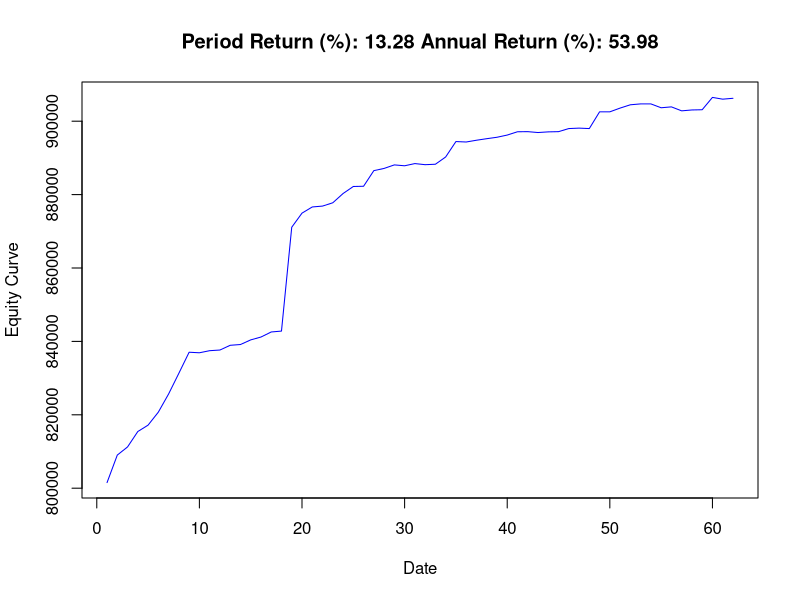
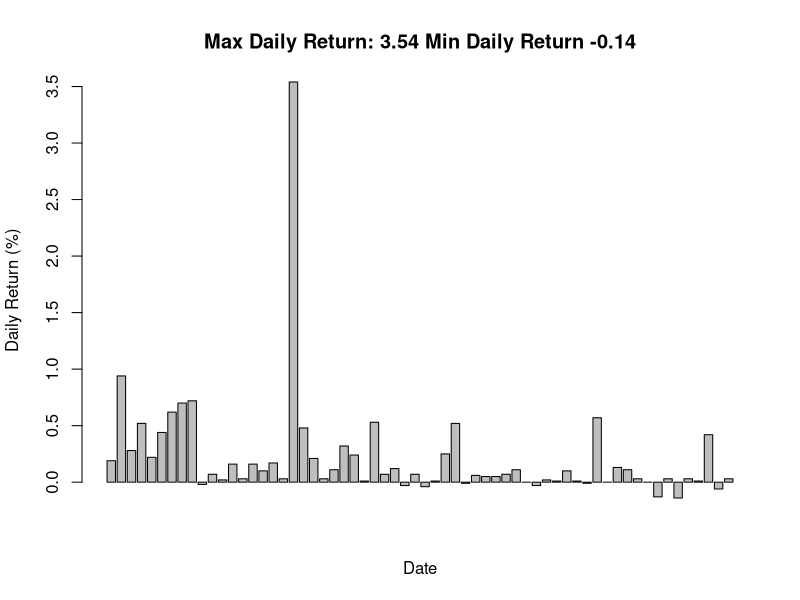

The R source for these figures, in order:
args <- commandArgs(T)
pdf.file <- args[[1]]

pnl.after.commission <- -c(-1530.0, -7500.0, -2220.0, -4200.0, -1740, -3540.0, -4950.0, -5640.0, -5730.0, 150.0, -570.0, -180.0, -1290.0, -210.0, -1260.0, -780.0, -1380.0, -240.0, -28300.0, -3840.0, -1680.0, -240.0, -900.0, -2520.0, -1920.0, -60.0, -4260.0, -600.0, -960.0, 240.0, -600.0, 300.0, -120.0, -1980.0, -4200.0, 120.0, -480.0, -420.0, -390.0, -600.0, -900.0, -30.0, 240.0, -180.0, -60.0, -840.0, -120.0, 120.0, -4560.0, 0, -1020.0, -900.0, -240.0, 0.0, 1050.0, -240.0, 1080.0, -240.0, -60.0, -3360.0, 480.0, -240.0)
cum.pnl.after.commission <- cumsum(pnl.after.commission)

initial <- 800000
equity.curve <- cum.pnl.after.commission + initial

num.days <- length(equity.curve)
first <- initial
last <- equity.curve[num.days]
return.period <- round((last-first) / first * 100, 2)
return.annual <- round(return.period / num.days * 252, 2)

return.after.commission <- round(pnl.after.commission / initial * 100, 2)
return.min <- min(return.after.commission)
return.max <- max(return.after.commission)

pdf(pdf.file)
plot(equity.curve, type="l", col="blue", xlab="Date", ylab="Equity Curve", main=paste("Period Return (%):", return.period, "Annual Return (%):", return.annual))
barplot(return.after.commission, xlab="Date", ylab="Daily Return (%)", main=paste("Max Daily Return:",return.max,"Min Daily Return",return.min))
dev.off()